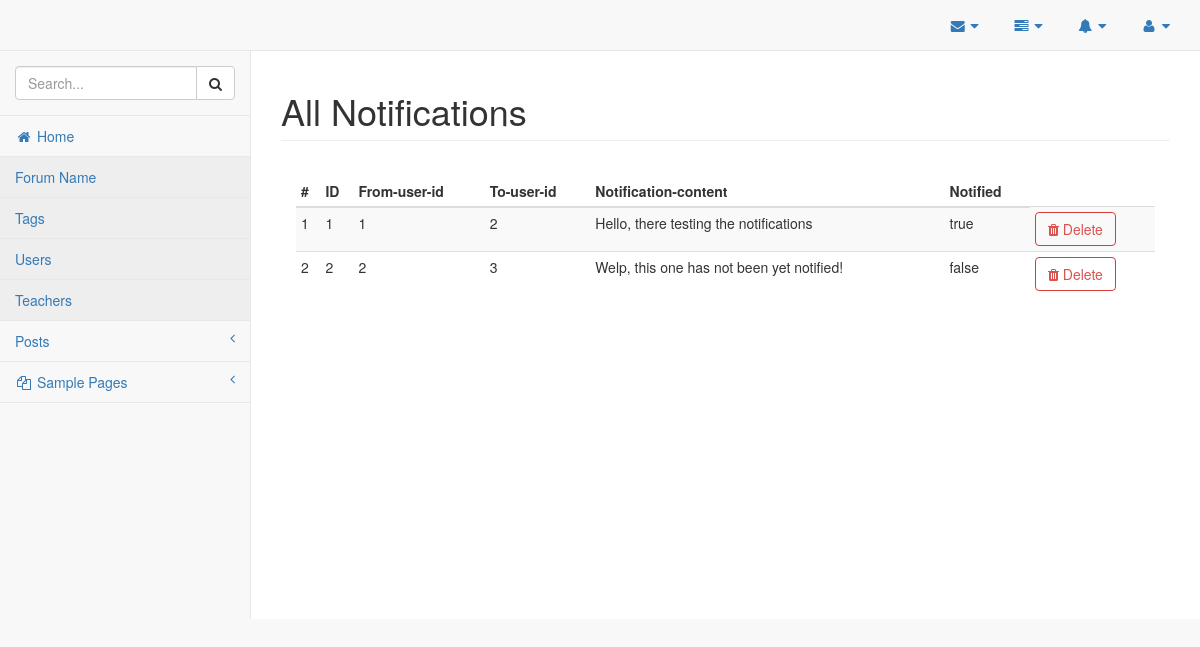
The page /admin/notifications.php (signed in) on the database its author committed.
### tables this page shows
CREATE TABLE `notifications` (
  `notification_id` int(11) NOT NULL,
  `from_user_id` int(11) NOT NULL,
  `to_user_id` int(11) NOT NULL,
  `notification_content` varchar(255) NOT NULL,
  `notified` varchar(255) NOT NULL
);

### classes/Database.php (called while the page is built, shortened)
<?php
    class Database {
        private $servername;
        private $username;
        private $password;
        private $database;
        private $connection;
        public function __construct(){
            $this->servername = "localhost";
            $this->username = "aniket";
            $this->password = "aniket";
            $this->database = "forumdb";
        }
        public function connectDB(){
            $this->connection = new mysqli($this->servername, $this->username, $this->password, $this->database);
        }
        public function getConnection(){
            return $this->connection;
        }
    }
    $database = new Database();
?>

### classes/Notifications.php (called while the page is built, shortened)
<?php
	require_once("Database.php");
	class Notifications {
		private $connection;
		public function __construct() {
			global $database;
			$this->connection = $database->getConnection();
		}
		public function getAllNotifications() {
			$sql = "SELECT * FROM notifications";
			$result_set = $this->connection->query($sql);
			return $result_set;
		}
	}
?>

### admin/notifications.php (the view, shortened to what this page needs)
<!DOCTYPE html>
<html lang="en">
    <?php
        require_once("../ui-elements/header.php");
        require_once("../classes/Notifications.php");
    ?>
    <body>
        <div id="wrapper">
            <?php
                require_once("../ui-elements/navigation.php");
            ?>
            <div id="page-wrapper">
                <div class="row">
                    <div class="col-lg-12">
                        <h1 class="page-header">All Notifications</h1>
                    </div>
                </div>
                <div class="panel-body">
                    <div class="table-responsive">
                        <table class="table table-hover table-striped table-condensed" id="notifications-table">
                            <thead>
                                <tr>
                                    <th>#</th>
                                    <th>ID</th>
                                    <th>From-user-id</th>
                                    <th>To-user-id</th>
                                    <th>Notification-content</th>
                                    <th>Notified</th>
                                </tr>
                            </thead>
                            <tbody class="hover-mine">
                                <?php
                                    $sr_no = 1;
                                    $notifications = new Notifications();
                                    $result_set = $notifications->getAllNotifications();
                                    while($row = mysqli_fetch_assoc($result_set)) {
                                        extract($row);
                                ?>
                                        <tr>
                                            <td><?php echo $sr_no; ?></td>
                                            <td><?php echo $notification_id; ?></td>
                                            <td><?php echo $from_user_id; ?></td>
                                            <td><?php echo $to_user_id; ?></td>
                                            <td><?php echo $notification_content; ?></td>
                                            <td><?php echo $notified; ?></td>
                                            <td><a class='btn btn-outline btn-danger' onclick="deleteNotificationClicked(event, <?php echo $notification_id; ?>, this);"><span class='fa fa-trash'></span> Delete</a></td>
                                        </tr>
                                <?php
                                        $sr_no++;
                                    }
                                ?>
                            </tbody>
                        </table>
                    </div>
                </div>
            </div>

### rows shown on the page
notifications: notification_id "1", from_user "1", to_user "2", notification_content "Hello, there testing the notifications", notified "true"
notifications: notification_id "2", from_user "2", to_user "3", notification_content "Welp, this one has not been yet notified!", notified "false"
